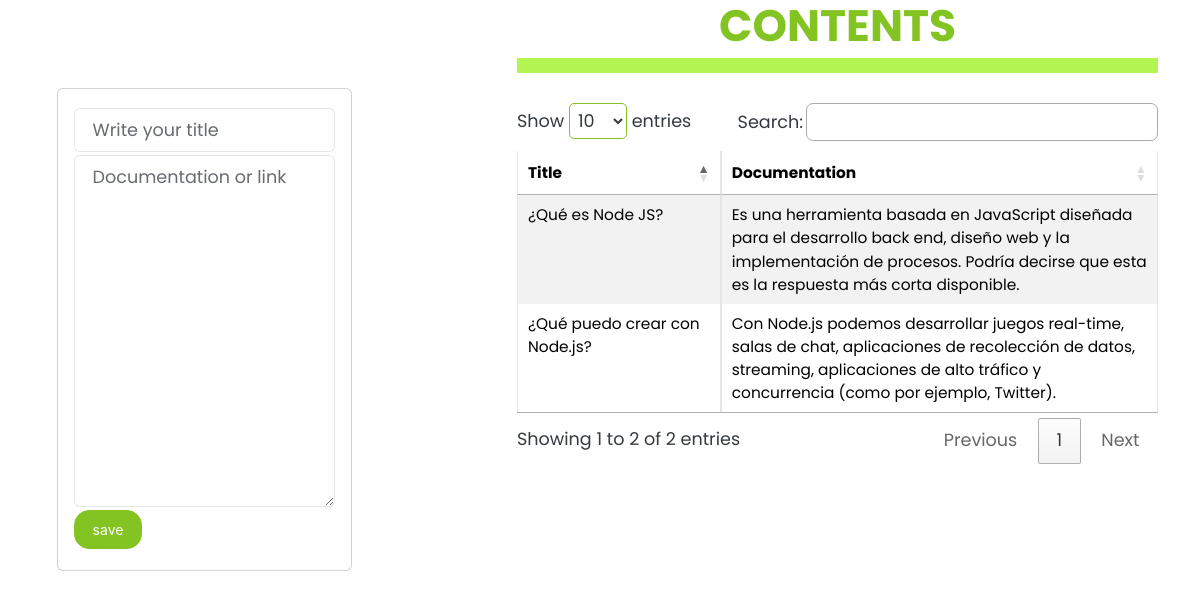
Screenshot of /nodejs/documentation with the database file from the repository.
### tables this page shows
CREATE TABLE nodejs (title TEXT NOT NULL, documentation TEXT NOT NULL);

### app.py (the view)
@app.route('/nodejs/documentation')
def return_ndjsdoc():
    cursor = connection.cursor()
    cursor.execute('SELECT * FROM nodejs')
    docum = cursor.fetchall()
    return render_template('nodejspage.html', documentations = docum)

### templates/nodejspage.html (shortened to what this page needs)
{% extends 'layout.html' %}
{%block body%}
<!DOCTYPE html>
<html lang="en">
<head>
    <link rel="stylesheet" href="{{ url_for('static', filename = './css/nodejs.css')}}">
</head>
<body>
<div class="row">
    <div class="col-md-5">
    <div class="card card-body">
        <form action="\nodejs" method="POST">
            <div class="form-group">
            <input type="text" class="form-control" name="title" placeholder="Write your title" required>
            </div>
            <div class="form-group">
            <div class="input1">
            <textarea class="form-control" name="doc" rows="4" cols="30" placeholder="Documentation or link" required></textarea>
            </div>
            </div>
            <div class="form-group">
            <button class="btn btn-primary btn-block" type="submit">save</button>
            </div>
        </form>
    </div>
    </div>
    <div class="col-md-7">
        <h1>CONTENTS</h1>
        <table id="nodejstable" class="table table-striped table-bordered bg-white table-5m ">
            <thead>
                <tr>
                    <th class="title">Title</th>
                    <th class="documentation">Documentation</th>
                </tr>
            </thead>
            <tbody>
                {% for documentation in documentations %}
                <tr>
                    <td>{{ documentation[0] }}</td>
                    <td>{{ documentation[1] }}</td>
                </tr>
                {% endfor %}
            </tbody>
        </table>
    </div>
</div>
</body>
</html>
{% endblock %}

### static/css/nodejs.css (style rules this page uses)
body { font-family: 'Poppins'; background: url('https://cutewallpaper.org/21/node-js-wallpaper/Hire-Best-Node.js-Developers-Best-Node.js-Coding-Services-.png'); background-repeat: repeat-y; background-size: 40%; }
.col-md-5 { padding-top: 5em; }
.form-control { margin-top: 3px; }
.btn { margin-top: 3px; background-color: rgb(131, 196, 35); border-color: rgb(131, 196, 35); margin-bottom: 5px; }
.title { width: 8em; }
.documentation { width: 20em; }
.card { margin-left: 15px; margin-right: 8em; }
.col-md-7 h1 { color: rgb(131, 196, 35); text-align: center; font-weight: 100px; border-bottom: 15px solid rgb(179, 245, 81); padding-bottom: 5px; margin-bottom: 10px; }
.input1 .form-control { height: 20em; font-display:initial; }

### rows the page displays
nodejs: title "¿Qué es Node JS?", documentation "Es una herramienta basada en JavaScript diseñada para el desarrollo back end, diseño web y la implementación de procesos. Podría decirse que esta es la respuesta más corta disponible."
nodejs: title "¿Qué puedo crear con Node.js?", documentation "Con Node.js podemos desarrollar juegos real-time, salas de chat, aplicaciones de recolección de datos, streaming, aplicaciones de alto tráfico y concurrencia (como por ejemplo, Twitter)."
